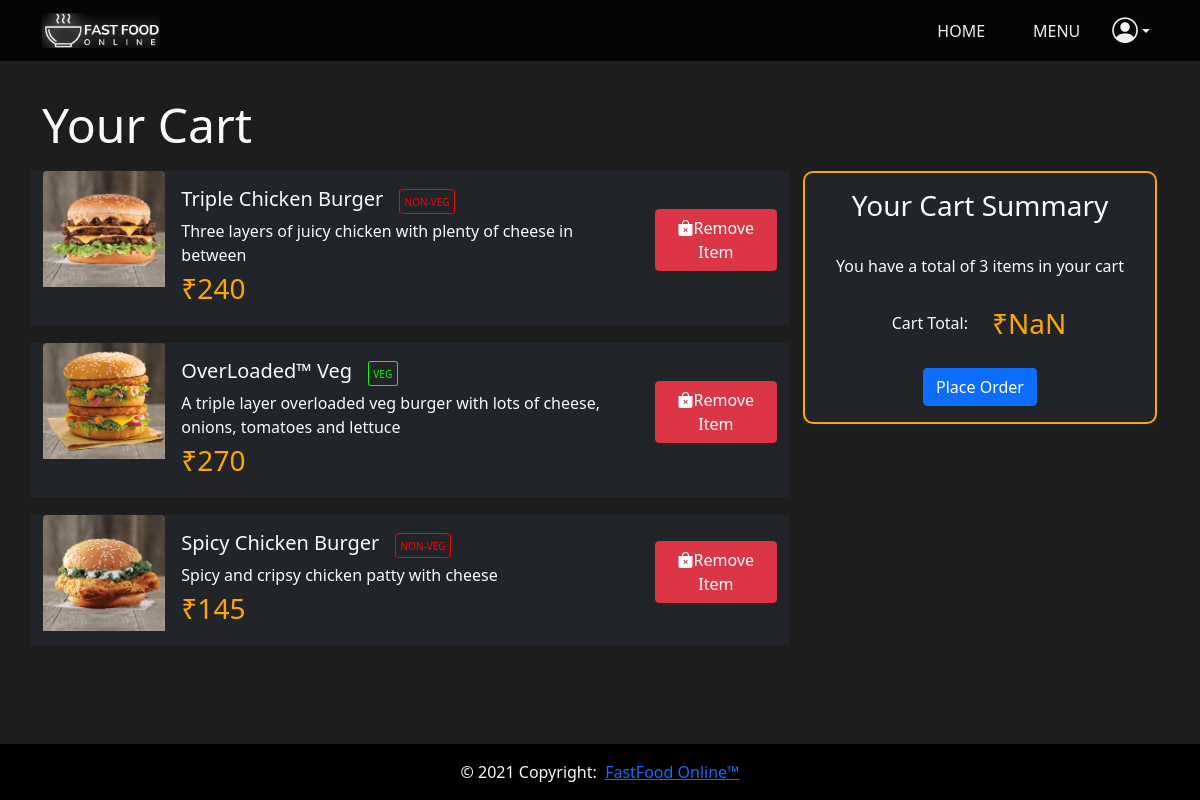
Page /cart/ (signed in) on the committed database.
### baseapp/models.py (models this page shows, shortened)
class Products(models.Model):
    ProductID = models.AutoField(primary_key=True)
    ProductName = models.CharField(max_length=200, null=True, blank=True)
    Stock = models.IntegerField()
    Category = models.CharField(max_length=200, null=True, blank=True)
    Price = models.IntegerField()
    Description = models.CharField(max_length=600, blank=True, null=True)
    Vegetarian = models.BooleanField(default=False)
    Image = models.ImageField(null= True, blank=True)

### baseapp/views.py (the view)
# urls.py: path('cart/', views.CartView, name='cart'),
def CartView(request):
    if request.user.is_authenticated:
        currentCustomer = Customer.objects.get(user=request.user)
        queryset = Cart.objects.filter(CustomerID=currentCustomer)
        cartitems = []
        for obj in queryset:
            cartitems.append(obj.ProductID)
        context = {'cartitems':cartitems}
        if request.method == "GET":
            if request.GET.get('ProductID') is not None:
                ProductID = request.GET.get('ProductID')
                product = Products.objects.get(ProductID = int(ProductID))
                instance = Cart.objects.get(CustomerID=currentCustomer, ProductID = product)
                instance.delete()
        return render(request, 'baseapp/cart.html', context)
    return redirect(reverse('login'))

### baseapp/templates/baseapp/cart.html (shortened to what this page needs)
{% load static %}
<html lang="en">
<head>
    <link href="https://cdn.jsdelivr.net/npm/bootstrap@5.0.2/dist/css/bootstrap.min.css" rel="stylesheet">
    <link rel="stylesheet" href="https://cdn.jsdelivr.net/npm/bootstrap-icons@1.5.0/font/bootstrap-icons.css">
</head>
<body>
<div id="page-container">
<div id="content-wrap">
    <nav class="navbar navbar-expand-lg navbar-dark fixed-top">
        <div class="container">
          <a class="navbar-brand" href="{% url 'home' %}">
            <img src="{% static 'images/Logo.png' %}" alt="" height="35em">
          </a>
          <div class="collapse navbar-collapse justify-content-end" id="navbarNavAltMarkup">
            <div class="navbar-nav">
              <a class="nav-link d-flex align-items-center justify-content-center mx-3" href="{% url 'home' %}">HOME</a>
              <a class="nav-link d-flex align-items-center justify-content-center mx-3" href="{% url 'menu' %}">MENU</a>
              <a class="nav-link dropdown-toggle d-flex justify-content-center align-items-center" href="#" id="profileDrop" role="button" data-bs-toggle="dropdown" aria-expanded="false">
                <i style="font-size: 1.6em;" id="profileIcon" class="bi-person-circle"></i>
              </a>
            </div>
          </div>
        </div>
    </nav>
    <br><br>
    <br><br>
    <div class="container">
        <p class="display-5 text-light">Your Cart</p>
        <div class="row">
            <div class="col-10 col-md-8">
                {% for item in cartitems %}
                <div class="row" id="row{{ item.ProductID }}">
                    <div class="card bg-dark mb-3">
                    <div class="row g-0">
                        <div class="col-md-2">
                            <img src="{{ item.Image.url }}" class="img-fluid rounded-top" alt="...">
                        </div>
                        <div class="col-md-8">
                            <div class="card-body">
                                <h5 class="card-title text-light">{{ item.ProductName }} &nbsp;
                                    {% if item.Vegetarian %}
                                    <p class="VegOrNot" style="border:solid 1px rgb(0, 255, 0); color: rgb(0, 255, 0); display: inline;">VEG</p>
                                    {% else %}<p class="VegOrNot" style="border:solid 1px red; color: red; display: inline;">NON-VEG</p>{% endif %}
                                </h5>
                                <p class="card-text text-light" style="margin-bottom: 0;">{{ item.Description }}</p>
                                <span class="fs-3" style="color: rgb(255, 166, 0); display: inline !important;">₹<p class="fs-3 price" style="display: inline !important; color: rgb(255, 166, 0);">{{ item.Price }}</p></span>
                            </div>
                        </div>
                        <div class="col-md-2 d-flex align-items-center">
                            <form >
                                <button type="submit" class="btn btn-danger remove" id="{{ item.ProductID }}" data-price='{{ item.Price }}' value="{{ item.ProductID }}"><i class="bi bi-bag-x-fill"></i>Remove Item</button>
                            </form>
                        </div>
                    </div>
                    </div>
                </div>
                {% endfor %}
            </div>
            <div class="col-10 col-md-4">
                <div class="card bg-dark text-center">
                    <div style="border: solid 2px rgb(255, 166, 0); border-radius: 10px;" class="card-body">
                      <h5 class="card-title fs-3 text-light">Your Cart Summary</h5><br>
                      <span>
                          <p class="card-text text-light" style="display: inline !important;">You have a total of</p>
                          <p class="card-text text-light" style="display: inline !important;" id="itemcount">{{ cartitems|length }}</p>
                          <p class="card-text text-light" style="display: inline !important;">items in your cart</p>
                      </span>
                      <br><br>
                          <div class="row">
                              <div class="col text-light d-flex justify-content-end align-items-center">Cart Total:</div>
                              <div class="col d-flex justify-content-start">
                                <span class="fs-3" style="color: rgb(255, 166, 0); display: inline !important;">₹<p class="fs-3" id="CartTotal" style="display: inline !important; color: rgb(255, 166, 0);"></p></span>
                              </div>
                          </div>
                      <br>
                      <a href="{% url 'ordersummary' %}" id="orderbutton" class="btn btn-primary">Place Order</a>
                    </div>
                  </div>
            </div>
        </div>
    </div>
    <br>
    <br>
    <br>
</div>
  <footer id="footer" class="page-footer">
    <div class="footer-copyright text-center text-light py-3">© 2021 Copyright: &nbsp;<a href="{% url 'home' %}">FastFood Online™</a></div>
  </footer>
</div>
  </body>
</html>

### baseapp/templates/baseapp/cart.html (style rules this page uses)
footer { background-color: black; bottom: 0; }
nav { position: fixed; background-color: rgba(0, 0, 0, 0.8); }
.nav-link { color: #f0f0f0 !important; }
body { background-color: #1d1d1d !important; }
.VegOrNot { margin-top: 0.5rem; margin-bottom: 0.5rem; position: inherit; border-radius:10%; width: fit-content; font-size: x-small; padding: 1%; }
#page-container { position: relative; min-height: 100vh; }
#content-wrap { padding-bottom: 3rem; }
#footer { position: absolute; bottom: 0; width: 100%; height: 3.5rem; }

### rows in the picture
Products: Image (picture), ProductName "Triple Chicken Burger", Vegetarian "NON-VEG", Description "Three layers of juicy chicken with plenty of cheese in between", Price "240"
Products: Image (picture), ProductName "OverLoaded™ Veg", Vegetarian "VEG", Description "A triple layer overloaded veg burger with lots of cheese, onions, tomatoes and lettuce", Price "270"
Products: Image (picture), ProductName "Spicy Chicken Burger", Vegetarian "NON-VEG", Description "Spicy and cripsy chicken patty with cheese", Price "145"

### other values in the picture
{{ cartitems|length }} "3"
